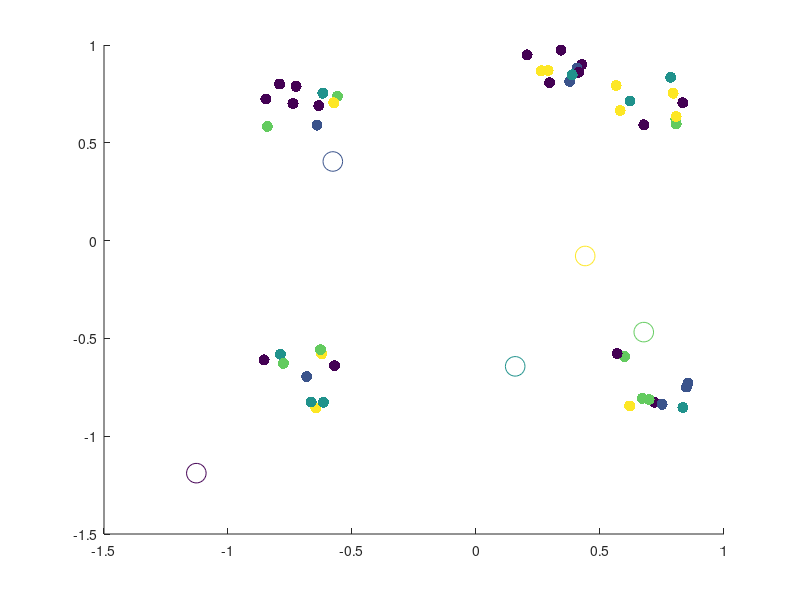

This chart was generated by the following MATLAB code: (Note: this script raises an error after producing the figure.)
%% Random Initalization
% yeet
% Topic I.6 - Alternating Minimization Scheme Algorithm for k-Means Clustering*
% 
% Clear the workspace and close all figure windows     

close all; clear all;

load Q1data.mat; 

[n,m]= size(XData); 

% Set the number of clusters (k)
k=5;

% Assign each data vector, randomly to one of the k clusters
IndexSet = randi(k,n,1);

% Plot the data
scatter(XData(:,1),XData(:,2),64,IndexSet,'filled');
hold on

% Create data structures to store the weight vectors for cluster (c), and the 
% weight vectors from the previous iteration (cPrev)
c = zeros(k,m);
cPrev = zeros(k,m);

% Randomly initialize the weight vectors so that each component is sampled from 
% the interval [-1,1]
c = -1.2 + 2.4*rand(k,m);

% Plot the initial weight vectors
scatter(c(:,1),c(:,2),200,linspace(1,k,k))
hold off
pause



%% K++ initalization 

close all; clear all; clc;
% for funsies attempt at k++ initalization 

% 100 2-dimensional points, each points is a vector! 
%hopefully this is like quakes data
load Q1data.mat


%number of clusters; 
k =4; 

[n,m]=size(XData);



[c,IndexSet]= KPlusPlusInit(XData,k);




% Plot the data
scatter(XData(:,1),XData(:,2),64,IndexSet,'filled');
hold on
scatter(c(:,1),c(:,2),200,linspace(1,k,k))
hold off

%% The Alternating Minimization Scheme
doneFlag=0;

% Keep alternating updates to weight vectors and cluster assignments until weight 
% vectors no longer change their locations

while (~doneFlag)

    % Update the weight vectors in each cluster via the centroid formula
    for i=1:k 

        % Find the indices for all data vectors currently in cluster i
        ClusterIndices = find(IndexSet==i);

        % Find the number of data vectors currently in cluster i
        NumVecsInCluster = size(ClusterIndices,1);

        % Create a data structure to store weight vector for the current
        % cluster
        c(i,:)=0; 

        % Update cluster vector using the centroid formula
        for j=1:NumVecsInCluster
            for l=1:m
                c(i,l) = c(i,l) + XData(ClusterIndices(j,1),l)/NumVecsInCluster;
            end
        end

    end

    % Plot the updated weight vectors for each cluster
    scatter(XData(:,1),XData(:,2),64,IndexSet,'filled')
    hold on
    scatter(c(:,1),c(:,2),200,linspace(1,k,k))
    %pause
    
    % Now reassign all data vectors to the closest weight vector (cluster)

    % Create a data structure to store closest weight vector for each data
    % point
    closestCluster=zeros(n,1);

    % Reassign each data vector to the new, closest cluster
    for d=1:n

        % Store the coordinates of the current data vector
        xD = XData(d,:);

        % Set the minimum distance tracker to be a very large number
        sqDistMin=1e16;

        % Find the closest weight vector (cluster) to the current data
        % vector
        for i=1:k
            sqDist = norm(c(i,:)-xD,2);

            % If the distance is less than the current min, assign the
            % current data vector to this cluster
            if sqDist<sqDistMin
                closestCluster(d)=i;
                sqDistMin=sqDist;
            end

        end
    end

    % Update the assignments of the data vectors to their new clusters
    IndexSet = closestCluster;
    
    % Plot the data and the updated weight vectors
    hold off
    scatter(XData(:,1),XData(:,2),64,IndexSet,'filled')
    hold on
    scatter(c(:,1),c(:,2),200,linspace(1,k,k))
    hold off
    %pause
    
    % Terminate the alternating scheme if the weight vectors are unaltered
    % relative to the previous iteration
    if c==cPrev
        doneFlag=1;
    else
        cPrev=c;
    end
end


%% Calculation of Overall Coherence

% computes overall coherence AFTER K-Means! 
OvCo=oaco(XData,IndexSet,c)



%% 10 initalizations

close all; clear all; clc;



% 50  2-dimensional points, each points is a vector! 
%hopefully this is like quakes data
load Q1data.mat



rng(33)

% initalization :) heh
OvCO_forkPP = zeros(1,10);
OvCO_forRand = zeros(1,10); 
% number of clusters


k=5; 


% random initalization;

for realz = 1:10
    [n,m]= size(XData);
    IndexSeti = randi(k,n,1);
    ci = -1.2 + 2.4*rand(k,m);
    
    % scatter(XData(:,1),XData(:,2),64,IndexSeti,'filled')
    %     hold on
    %     scatter(ci(:,1),ci(:,2),200,linspace(1,k,k))
    %     hold off
    %     pause 
    %     
    
    % this runs the k-means algorithim
    [IndexSetf,cf]= kmeans493(XData,k,IndexSeti,ci);
    OvCo=oaco(XData,IndexSetf,cf);
    OvCO_forRand(:,realz) = OvCo ; % this creates a vector of the overall coherence
    
    %   scatter(XData(:,1),XData(:,2),64,IndexSetf,'filled')
    %     hold on
    %     scatter(cf(:,1),cf(:,2),200,linspace(1,k,k))
    %     hold off


end 


%k++ initalization 
for realz = 1:10  

    [ci,IndexSeti]=KPlusPlusInit(XData,k);
    
    %  scatter(XData(:,1),XData(:,2),64,IndexSeti,'filled')
    %     hold on
    %     scatter(ci(:,1),ci(:,2),200,linspace(1,k,k))
    %     hold off
    %     pause 
        
        %runs k means
   
    %uses a random     scheme for intial index
    %[IndexSetf,cf]= kmeans493(XData,k,randi(k,size(XData,1),1),ci);    
    [IndexSetf,cf]= kmeans493(XData,k,IndexSeti,ci);
    
    OvCo=oaco(XData,IndexSetf,cf);
    OvCO_forkPP(:,realz) = OvCo ; 
    
    %   scatter(XData(:,1),XData(:,2),64,IndexSetf,'filled')
    %     hold on
    %     scatter(cf(:,1),cf(:,2),200,linspace(1,k,k))
    %     hold off
end 




mean(OvCO_forkPP)
mean(OvCO_forRand)



%% Elbow Method

clc; clear all; close all; 

load Q1data.mat

suck =8; 
initalz =5; 

% rows is number of initlizations we use, coloumns is values of k 
% for each initilization scheme
mat2PlotKPP = zeros(initalz,suck); 
mat2PlotRand =zeros(initalz,suck); 

for k=1:suck
   
    
    for realz = 1:initalz

    [ci,IndexSeti]=KPlusPlusInit(XData,k);
        
        %runs k means
        
    [IndexSetf,cf]= kmeans493(XData,k,IndexSeti,ci);
    
    OvCo=oaco(XData,IndexSetf,cf);
    mat2PlotKPP(realz,k) = OvCo; 
    end 
    
    
    
     for realz = 1:initalz

    [n,m]= size(XData);
    IndexSeti = randi(k,n,1);
    ci = -1.2 + 2.4*rand(k,m);
        
        %runs k means
        
    [IndexSetf,cf]= kmeans493(XData,k,IndexSeti,ci);
    
    OvCo=oaco(XData,IndexSetf,cf);
    mat2PlotRand(realz,k) = OvCo; 
     end 
    
    
    
end 



subplot(1,2,1)
for iter = 1:5
    plot(1:suck, mat2PlotKPP(iter,:),'LineWidth',1.5,'Marker',"*",'LineStyle','--')
    hold on;
    title('Elbow Plot for K++ Initalization')
    xlabel('Number of Clusters (k)')
    ylabel('Overall Coherence y')
    %rectangle('Position',[4-1 7-1 1 1],'Curvature',[.5 .5]) 
    %legend('Realiz 1','Realiz 4','Realiz 3','Realiz 4','Realiz 5')
    grid on;
end 



hold on; 

subplot(1,2,2)
for iter = 1:5
    plot(1:suck, mat2PlotRand(iter,:),'LineWidth',1.5,'Marker',"*",'LineStyle','--')
     hold on;
    title('Elbow Plot for Random Initalization')
    xlabel('Number of Clusters (k)')
    ylabel('Overall Coherence y')
    legend('Realiz 1','Realiz 4','Realiz 3','Realiz 4','Realiz 5')
    grid on;
end 




%% MNIST PART 3

close all; 
numim = 100; % number of images
% use parts of Haider Code to extract data frame from 100 images 
[XDataM ,labels2test]= DatHaider(numim);

% use k = 6 from jamie elbow! 
k_fromelbow=6;
    

%initalizes and does kmeans 
[c,IndexSeti]=KPlusPlusInit(XDataM,k_fromelbow,42);
[IndexSetf, cf] = kmeans493(XDataM,k_fromelbow,IndexSeti,c);

% for the  cluster we...
for val_k= 1:k_fromelbow 

figure(val_k)    

str = sprintf('Images associated with Cluster %d', val_k);



% look at all the points in this cluster from k means 
    for i=1:sum(IndexSetf==val_k)
       % creates the rows and coloumns for images in a cluster
        rows_img = round(numim/10);
        cols_img = round(numim/10);
       %creates a subplot for a certain cluster k
       subplot(rows_img,cols_img,i)
       title(str)
       %and shows all the images associated with that cluster
       Cluster_image = XDataM(IndexSetf==val_k,:);
       currImg = reshape(Cluster_image(i,:),[20,20]);
       imshow(currImg,'InitialMagnification',1000) 
    end
    
    
% cluster 1 is 7     
% cluster 2 is zero 
% cluster 3 is 3
% cluster 4 is 2 
% cluster 5 is 4  
% cluster 6 is 0


end 

% done with my eyeball 
% we see the number that occurs the most in each figure!
ClusterMostOccurNum = [7 0 3 2 4 0];

%preallocate
Expiermental_labels = zeros(100,1);

% for every value cluster we assign the indecies for the points assisiated
% with that cluster a label corresponding to the number that occured the
% most! 

for val_k= 1:k_fromelbow
    
    Expiermental_labels = ClusterMostOccurNum(val_k).*(IndexSetf==val_k)+Expiermental_labels 
    
end 

Expiermental_labels;


% gets the success score by seeing % correct in comparison to the labels!
SucScore = sum(Expiermental_labels == labels2test) / length(labels2test); 

SucScore
%success score of 45%!
